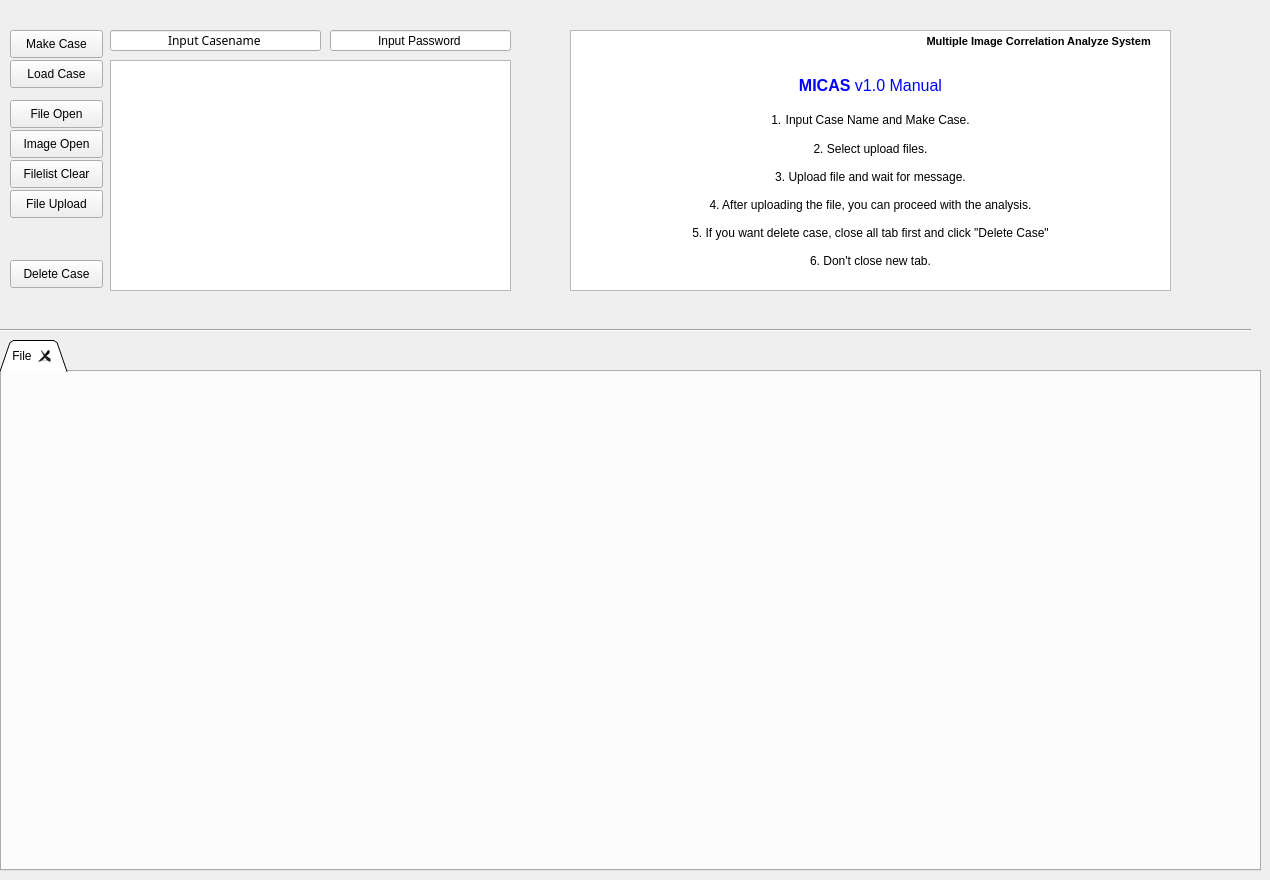
    <widget class="QWidget" name="File_UploadTab">
     <attribute name="title">
      <string>Case Management</string>
     </attribute>
     <widget class="QPushButton" name="Fileopen_Button">
      <property name="geometry">
       <rect>
        <x>10</x>
        <y>100</y>
        <width>93</width>
        <height>28</height>
       </rect>
      </property>
      <property name="text">
       <string>File Open</string>
      </property>
     </widget>
     <widget class="QTextBrowser" name="Fileroute_browser">
      <property name="geometry">
       <rect>
        <x>110</x>
        <y>60</y>
        <width>401</width>
        <height>231</height>
       </rect>
      </property>
     </widget>
     <widget class="QPushButton" name="Fileupload_Button">
      <property name="geometry">
       <rect>
        <x>10</x>
        <y>190</y>
        <width>93</width>
        <height>28</height>
       </rect>
      </property>
      <property name="text">
       <string>File Upload</string>
      </property>
     </widget>
     <widget class="QPushButton" name="MakeCaseButton">
      <property name="geometry">
       <rect>
        <x>10</x>
        <y>30</y>
        <width>93</width>
        <height>28</height>
       </rect>
      </property>
      <property name="text">
       <string>Make Case</string>
      </property>
     </widget>
     <widget class="QLineEdit" name="InputCasename">
      <property name="geometry">
       <rect>
        <x>110</x>
        <y>30</y>
        <width>211</width>
        <height>21</height>
       </rect>
      </property>
      <property name="font">
       <font>
        <family>굴림</family>
       </font>
      </property>
      <property name="text">
       <string>Input Casename</string>
      </property>
      <property name="alignment">
       <set>Qt::AlignCenter</set>
      </property>
     </widget>
     <widget class="QTabWidget" name="SleuthkitTab">
      <property name="geometry">
       <rect>
        <x>0</x>
        <y>340</y>
        <width>1261</width>
        <height>531</height>
       </rect>
      </property>
      <property name="tabShape">
       <enum>QTabWidget::Triangular</enum>
      </property>
      <property name="currentIndex">
       <number>0</number>
      </property>
      <property name="tabsClosable">
       <bool>true</bool>
      </property>
      <widget class="QWidget" name="tab">
       <attribute name="title">
        <string>File</string>
       </attribute>
      </widget>
     </widget>
     <widget class="QPushButton" name="ClearButton">
      <property name="geometry">
       <rect>
        <x>10</x>
        <y>160</y>
        <width>93</width>
        <height>28</height>
       </rect>
      </property>
      <property name="text">
       <string>Filelist Clear</string>
      </property>
     </widget>
     <widget class="QPushButton" name="DeleteCase">
      <property name="geometry">
       <rect>
        <x>10</x>
        <y>260</y>
        <width>93</width>
        <height>28</height>
       </rect>
      </property>
      <property name="text">
       <string>Delete Case</string>
      </property>
     </widget>
     <widget class="QTextBrowser" name="textBrowser">
      <property name="geometry">
       <rect>
        <x>570</x>
        <y>30</y>
        <width>601</width>
        <height>261</height>
       </rect>
      </property>
      <property name="html">
       <string>&lt;!DOCTYPE HTML PUBLIC &quot;-//W3C//DTD HTML 4.0//EN&quot; &quot;http://www.w3.org/TR/REC-html40/strict.dtd&quot;&gt;
&lt;html&gt;&lt;head&gt;&lt;meta name=&quot;qrichtext&quot; content=&quot;1&quot; /&gt;&lt;style type=&quot;text/css&quot;&gt;
p, li { white-space: pre-wrap; }
&lt;/style&gt;&lt;/head&gt;&lt;body style=&quot; font-family:'Gulim'; font-size:9pt; font-weight:400; font-style:normal;&quot;&gt;
&lt;p align=&quot;right&quot; style=&quot; margin-top:12px; margin-bottom:12px; margin-left:0px; margin-right:0px; -qt-block-indent:0; text-indent:0px;&quot;&gt;&lt;img src=&quot;MICAS.png&quot; style=&quot;float: right;&quot; /&gt;&lt;/p&gt;
&lt;p align=&quot;right&quot; style=&quot; margin-top:0px; margin-bottom:0px; margin-left:0px; margin-right:0px; -qt-block-indent:0; text-indent:0px;&quot;&gt;&lt;span style=&quot; font-size:8pt; font-weight:600;&quot;&gt;Multiple Image Correlation Analyze System     &lt;/span&gt;&lt;/p&gt;
&lt;p align=&quot;center&quot; style=&quot;-qt-paragraph-type:empty; margin-top:0px; margin-bottom:0px; margin-left:0px; margin-right:0px; -qt-block-indent:0; text-indent:0px;&quot;&gt;&lt;br /&gt;&lt;/p&gt;
&lt;p align=&quot;center&quot; style=&quot;-qt-paragraph-type:empty; margin-top:0px; margin-bottom:0px; margin-left:0px; margin-right:0px; -qt-block-indent:0; text-indent:0px;&quot;&gt;&lt;br /&gt;&lt;/p&gt;
&lt;p align=&quot;center&quot; style=&quot; margin-top:0px; margin-bottom:0px; margin-left:0px; margin-right:0px; -qt-block-indent:0; text-indent:0px;&quot;&gt;&lt;span style=&quot; font-size:12pt; font-weight:600; color:#0000ff;&quot;&gt;MICAS&lt;/span&gt;&lt;span style=&quot; font-size:12pt; color:#0000ff;&quot;&gt; v1.0 Manual&lt;/span&gt;&lt;/p&gt;
&lt;p align=&quot;center&quot; style=&quot;-qt-paragraph-type:empty; margin-top:0px; margin-bottom:0px; margin-left:0px; margin-right:0px; -qt-block-indent:0; text-indent:0px;&quot;&gt;&lt;br /&gt;&lt;/p&gt;
&lt;p align=&quot;center&quot; style=&quot; margin-top:0px; margin-bottom:0px; margin-left:0px; margin-right:0px; -qt-block-indent:0; text-indent:0px;&quot;&gt;1.&lt;span style=&quot; font-size:12pt;&quot;&gt; &lt;/span&gt;Input Case Name and Make Case.&lt;/p&gt;
&lt;p align=&quot;center&quot; style=&quot;-qt-paragraph-type:empty; margin-top:0px; margin-bottom:0px; margin-left:0px; margin-right:0px; -qt-block-indent:0; text-indent:0px;&quot;&gt;&lt;br /&gt;&lt;/p&gt;
&lt;p align=&quot;center&quot; style=&quot; margin-top:0px; margin-bottom:0px; margin-left:0px; margin-right:0px; -qt-block-indent:0; text-indent:0px;&quot;&gt;2. Select upload files.&lt;/p&gt;
&lt;p align=&quot;center&quot; style=&quot;-qt-paragraph-type:empty; margin-top:0px; margin-bottom:0px; margin-left:0px; margin-right:0px; -qt-block-indent:0; text-indent:0px;&quot;&gt;&lt;br /&gt;&lt;/p&gt;
&lt;p align=&quot;center&quot; style=&quot; margin-top:0px; margin-bottom:0px; margin-left:0px; margin-right:0px; -qt-block-indent:0; text-indent:0px;&quot;&gt;3. Upload file and wait for message.&lt;/p&gt;
&lt;p align=&quot;center&quot; style=&quot;-qt-paragraph-type:empty; margin-top:0px; margin-bottom:0px; margin-left:0px; margin-right:0px; -qt-block-indent:0; text-indent:0px;&quot;&gt;&lt;br /&gt;&lt;/p&gt;
&lt;p align=&quot;center&quot; style=&quot; margin-top:0px; margin-bottom:0px; margin-left:0px; margin-right:0px; -qt-block-indent:0; text-indent:0px;&quot;&gt;4. After uploading the file, you can proceed with the analysis.&lt;/p&gt;
&lt;p align=&quot;center&quot; style=&quot;-qt-paragraph-type:empty; margin-top:0px; margin-bottom:0px; margin-left:0px; margin-right:0px; -qt-block-indent:0; text-indent:0px;&quot;&gt;&lt;br /&gt;&lt;/p&gt;
&lt;p align=&quot;center&quot; style=&quot; margin-top:0px; margin-bottom:0px; margin-left:0px; margin-right:0px; -qt-block-indent:0; text-indent:0px;&quot;&gt;5. If you want delete case, close all tab first and click &amp;quot;Delete Case&amp;quot;&lt;/p&gt;
&lt;p align=&quot;center&quot; style=&quot;-qt-paragraph-type:empty; margin-top:0px; margin-bottom:0px; margin-left:0px; margin-right:0px; -qt-block-indent:0; text-indent:0px;&quot;&gt;&lt;br /&gt;&lt;/p&gt;
&lt;p align=&quot;center&quot; style=&quot; margin-top:0px; margin-bottom:0px; margin-left:0px; margin-right:0px; -qt-block-indent:0; text-indent:0px;&quot;&gt;6. Don't close new tab.&lt;/p&gt;&lt;/body&gt;&lt;/html&gt;</string>
      </property>
     </widget>
     <widget class="Line" name="line">
      <property name="geometry">
       <rect>
        <x>-10</x>
        <y>320</y>
        <width>1261</width>
        <height>20</height>
       </rect>
      </property>
      <property name="orientation">
       <enum>Qt::Horizontal</enum>
      </property>
     </widget>
     <widget class="QPushButton" name="ImageOpen_Button">
      <property name="geometry">
       <rect>
        <x>10</x>
        <y>130</y>
        <width>93</width>
        <height>28</height>
       </rect>
      </property>
      <property name="text">
       <string>Image Open</string>
      </property>
     </widget>
     <widget class="QPushButton" name="LoadCase_Button">
      <property name="geometry">
       <rect>
        <x>10</x>
        <y>60</y>
        <width>93</width>
        <height>28</height>
       </rect>
      </property>
      <property name="text">
       <string>Load Case</string>
      </property>
     </widget>
     <widget class="QLineEdit" name="LineEdit_setPassword">
      <property name="geometry">
       <rect>
        <x>330</x>
        <y>30</y>
        <width>181</width>
        <height>21</height>
       </rect>
      </property>
      <property name="text">
       <string>Input Password</string>
      </property>
      <property name="alignment">
       <set>Qt::AlignCenter</set>
      </property>
     </widget>
    </widget>
